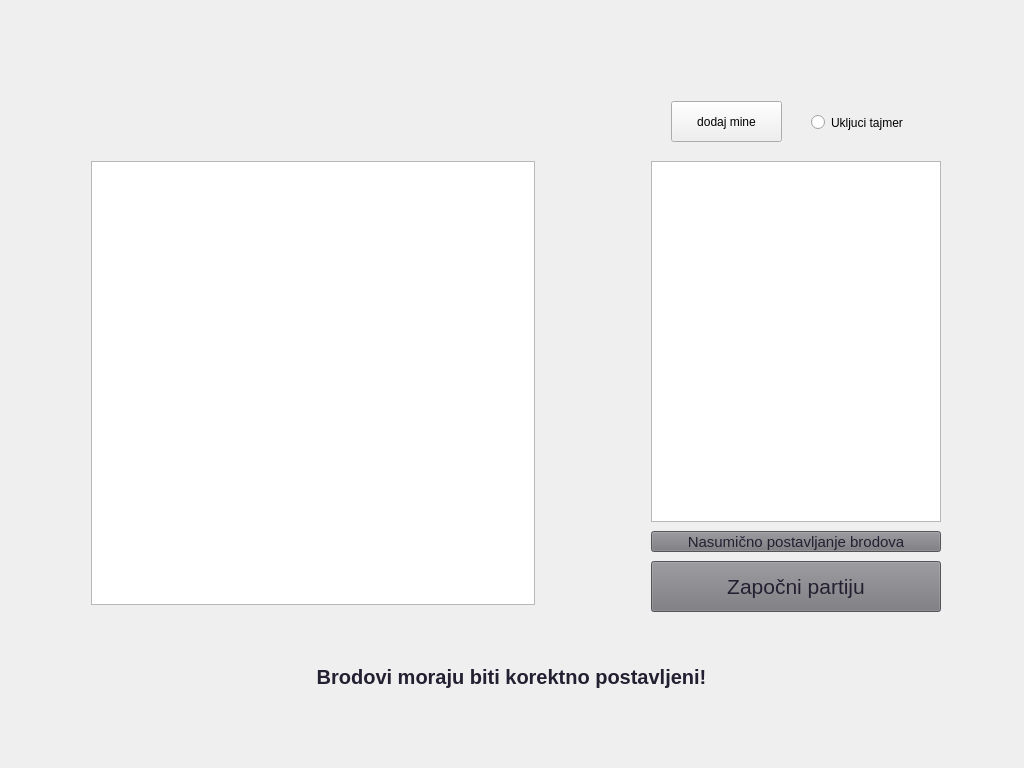
<?xml version="1.0" encoding="UTF-8"?>
<ui version="4.0">
 <class>Partija</class>
 <widget class="QWidget" name="Partija">
  <property name="geometry">
   <rect>
    <x>0</x>
    <y>0</y>
    <width>1024</width>
    <height>768</height>
   </rect>
  </property>
  <property name="minimumSize">
   <size>
    <width>1024</width>
    <height>768</height>
   </size>
  </property>
  <property name="maximumSize">
   <size>
    <width>1024</width>
    <height>768</height>
   </size>
  </property>
  <property name="windowTitle">
   <string>Form</string>
  </property>
  <property name="styleSheet">
   <string notr="true"/>
  </property>
  <layout class="QGridLayout" name="gridLayout">
   <item row="0" column="0">
    <widget class="QStackedWidget" name="stackedWidget">
     <property name="styleSheet">
      <string notr="true"/>
     </property>
     <property name="currentIndex">
      <number>0</number>
     </property>
     <widget class="QWidget" name="page">
      <property name="styleSheet">
       <string notr="true">background-image: url(:/resources/resources/img/postavljanjePozadina.png);
QPushButton
{
	background:transparent;
	font: 16pt &quot;Ubuntu&quot;;
	background-color: rgb(119, 118, 123);
	color: rgb(36, 31, 49);
}</string>
      </property>
      <widget class="QPushButton" name="pushButtonZapocni">
       <property name="geometry">
        <rect>
         <x>640</x>
         <y>550</y>
         <width>290</width>
         <height>51</height>
        </rect>
       </property>
       <property name="font">
        <font>
         <family>Ubuntu</family>
         <pointsize>16</pointsize>
         <italic>false</italic>
         <bold>false</bold>
         <underline>false</underline>
         <strikeout>false</strikeout>
         <stylestrategy>PreferDefault</stylestrategy>
         <kerning>false</kerning>
        </font>
       </property>
       <property name="cursor">
        <cursorShape>PointingHandCursor</cursorShape>
       </property>
       <property name="autoFillBackground">
        <bool>false</bool>
       </property>
       <property name="styleSheet">
        <string notr="true">background:transparent;
font: 16pt &quot;Ubuntu&quot;;
background-color: rgb(119, 118, 123);
color: rgb(36, 31, 49);</string>
       </property>
       <property name="text">
        <string>Započni partiju</string>
       </property>
      </widget>
      <widget class="QGraphicsView" name="graphicsViewFabrika">
       <property name="geometry">
        <rect>
         <x>640</x>
         <y>150</y>
         <width>290</width>
         <height>361</height>
        </rect>
       </property>
       <property name="styleSheet">
        <string notr="true">background-image: url(:/resources/resources/img/postavljanjeTabla.png);</string>
       </property>
      </widget>
      <widget class="QGraphicsView" name="graphicsViewPostavka">
       <property name="geometry">
        <rect>
         <x>80</x>
         <y>150</y>
         <width>444</width>
         <height>444</height>
        </rect>
       </property>
       <property name="autoFillBackground">
        <bool>false</bool>
       </property>
       <property name="styleSheet">
        <string notr="true">background-image: url(:/resources/resources/img/postavljanjeTabla.png);</string>
       </property>
      </widget>
      <widget class="QLabel" name="labelNaslov">
       <property name="geometry">
        <rect>
         <x>10</x>
         <y>-10</y>
         <width>201</width>
         <height>61</height>
        </rect>
       </property>
       <property name="font">
        <font>
         <family>Lohit Gujarati</family>
         <pointsize>23</pointsize>
        </font>
       </property>
       <property name="styleSheet">
        <string notr="true">background-color: transparent;
background-image: url(:/resources/resources/img/battleshipsNaslov.png);</string>
       </property>
       <property name="text">
        <string/>
       </property>
       <property name="pixmap">
        <pixmap>:/resources/resources/battleshipsNaslov.png</pixmap>
       </property>
       <property name="alignment">
        <set>Qt::AlignCenter</set>
       </property>
      </widget>
      <widget class="QPushButton" name="pushButtonRandom">
       <property name="geometry">
        <rect>
         <x>640</x>
         <y>520</y>
         <width>290</width>
         <height>21</height>
        </rect>
       </property>
       <property name="font">
        <font>
         <family>Ubuntu</family>
         <pointsize>11</pointsize>
         <italic>false</italic>
         <bold>false</bold>
         <underline>false</underline>
         <strikeout>false</strikeout>
         <stylestrategy>PreferDefault</stylestrategy>
         <kerning>false</kerning>
        </font>
       </property>
       <property name="cursor">
        <cursorShape>PointingHandCursor</cursorShape>
       </property>
       <property name="autoFillBackground">
        <bool>false</bool>
       </property>
       <property name="styleSheet">
        <string notr="true">background:transparent;
	font: 11pt &quot;Ubuntu&quot;;
	background-color: rgb(119, 118, 123);
	color: rgb(36, 31, 49);</string>
       </property>
       <property name="text">
        <string>Nasumično postavljanje brodova</string>
       </property>
      </widget>
      <widget class="QLabel" name="labelKorektnaPostavka">
       <property name="geometry">
        <rect>
         <x>230</x>
         <y>640</y>
         <width>541</width>
         <height>51</height>
        </rect>
       </property>
       <property name="font">
        <font>
         <pointsize>15</pointsize>
         <bold>true</bold>
        </font>
       </property>
       <property name="styleSheet">
        <string notr="true">background:none;
color : rgb(36, 31, 49);
background-color: Transparent;
</string>
       </property>
       <property name="text">
        <string>Brodovi moraju biti korektno postavljeni!</string>
       </property>
       <property name="alignment">
        <set>Qt::AlignCenter</set>
       </property>
      </widget>
      <widget class="QPushButton" name="pushButtonMine">
       <property name="geometry">
        <rect>
         <x>660</x>
         <y>90</y>
         <width>111</width>
         <height>41</height>
        </rect>
       </property>
       <property name="text">
        <string>dodaj mine</string>
       </property>
      </widget>
      <widget class="QRadioButton" name="radioButtonTajmer">
       <property name="geometry">
        <rect>
         <x>800</x>
         <y>100</y>
         <width>121</width>
         <height>23</height>
        </rect>
       </property>
       <property name="text">
        <string>Ukljuci tajmer</string>
       </property>
      </widget>
     </widget>
     <widget class="QWidget" name="page_2">
      <property name="styleSheet">
       <string notr="true">background-image: url(:/resources/resources/img/art.jpg);</string>
      </property>
      <widget class="QTableWidget" name="tableWidget">
       <property name="geometry">
        <rect>
         <x>20</x>
         <y>70</y>
         <width>401</width>
         <height>401</height>
        </rect>
       </property>
       <property name="sizePolicy">
        <sizepolicy hsizetype="Fixed" vsizetype="Fixed">
         <horstretch>0</horstretch>
         <verstretch>0</verstretch>
        </sizepolicy>
       </property>
       <property name="minimumSize">
        <size>
         <width>401</width>
         <height>401</height>
        </size>
       </property>
       <property name="maximumSize">
        <size>
         <width>404</width>
         <height>404</height>
        </size>
       </property>
       <property name="styleSheet">
        <string notr="true">background:none;
background-image: url(:/resources/resources/img/doodle.png);</string>
       </property>
       <property name="verticalScrollBarPolicy">
        <enum>Qt::ScrollBarAlwaysOff</enum>
       </property>
       <property name="horizontalScrollBarPolicy">
        <enum>Qt::ScrollBarAlwaysOff</enum>
       </property>
       <attribute name="horizontalHeaderVisible">
        <bool>false</bool>
       </attribute>
       <attribute name="horizontalHeaderMinimumSectionSize">
        <number>40</number>
       </attribute>
       <attribute name="horizontalHeaderHighlightSections">
        <bool>true</bool>
       </attribute>
       <attribute name="verticalHeaderVisible">
        <bool>false</bool>
       </attribute>
       <attribute name="verticalHeaderHighlightSections">
        <bool>false</bool>
       </attribute>
       <row>
        <property name="text">
         <string>New Row</string>
        </property>
       </row>
       <row>
        <property name="text">
         <string>New Row</string>
        </property>
       </row>
       <row>
        <property name="text">
         <string>New Row</string>
        </property>
       </row>
       <row>
        <property name="text">
         <string>New Row</string>
        </property>
       </row>
       <row>
        <property name="text">
         <string>New Row</string>
        </property>
       </row>
       <row>
        <property name="text">
         <string>New Row</string>
        </property>
       </row>
       <row>
        <property name="text">
         <string>New Row</string>
        </property>
       </row>
       <row>
        <property name="text">
         <string>New Row</string>
        </property>
       </row>
       <row>
        <property name="text">
         <string>New Row</string>
        </property>
       </row>
       <row>
        <property name="text">
         <string>New Row</string>
        </property>
       </row>
       <column>
        <property name="text">
         <string>New Column</string>
        </property>
       </column>
       <column>
        <property name="text">
         <string>New Column</string>
        </property>
       </column>
       <column>
        <property name="text">
         <string>New Column</string>
        </property>
       </column>
       <column>
        <property name="text">
         <string>New Column</string>
        </property>
       </column>
       <column>
        <property name="text">
         <string>New Column</string>
        </property>
       </column>
       <column>
        <property name="text">
         <string>New Column</string>
        </property>
       </column>
       <column>
        <property name="text">
         <string>New Column</string>
        </property>
       </column>
       <column>
        <property name="text">
         <string>New Column</string>
        </property>
       </column>
       <column>
        <property name="text">
         <string>New Column</string>
        </property>
       </column>
       <column>
        <property name="text">
         <string>New Column</string>
        </property>
       </column>
       <item row="0" column="0">
        <property name="text">
         <string/>
        </property>
        <property name="flags">
         <set>ItemIsSelectable|ItemIsDragEnabled|ItemIsDropEnabled|ItemIsUserCheckable|ItemIsEnabled</set>
        </property>
       </item>
       <item row="0" column="1">
        <property name="flags">
         <set>ItemIsSelectable|ItemIsDragEnabled|ItemIsDropEnabled|ItemIsUserCheckable|ItemIsEnabled</set>
        </property>
       </item>
      </widget>
      <widget class="QTableWidget" name="tableWidget_2">
       <property name="geometry">
        <rect>
         <x>580</x>
         <y>70</y>
         <width>401</width>
         <height>401</height>
        </rect>
       </property>
       <property name="sizePolicy">
        <sizepolicy hsizetype="Fixed" vsizetype="Fixed">
         <horstretch>0</horstretch>
         <verstretch>0</verstretch>
        </sizepolicy>
       </property>
       <property name="minimumSize">
        <size>
         <width>400</width>
         <height>400</height>
        </size>
       </property>
       <property name="maximumSize">
        <size>
         <width>402</width>
         <height>402</height>
        </size>
       </property>
       <property name="styleSheet">
        <string notr="true">background:none;
background-image: url(:/resources/resources/img/doodle.png);</string>
       </property>
       <property name="verticalScrollBarPolicy">
        <enum>Qt::ScrollBarAlwaysOff</enum>
       </property>
       <property name="horizontalScrollBarPolicy">
        <enum>Qt::ScrollBarAlwaysOff</enum>
       </property>
       <property name="autoScroll">
        <bool>false</bool>
       </property>
       <property name="showGrid">
        <bool>true</bool>
       </property>
       <attribute name="horizontalHeaderVisible">
        <bool>false</bool>
       </attribute>
       <attribute name="horizontalHeaderMinimumSectionSize">
        <number>40</number>
       </attribute>
       <attribute name="horizontalHeaderHighlightSections">
        <bool>false</bool>
       </attribute>
       <attribute name="verticalHeaderVisible">
        <bool>false</bool>
       </attribute>
       <attribute name="verticalHeaderHighlightSections">
        <bool>false</bool>
       </attribute>
       <row>
        <property name="text">
         <string>New Row</string>
        </property>
       </row>
       <row>
        <property name="text">
         <string>New Row</string>
        </property>
       </row>
       <row>
        <property name="text">
         <string>New Row</string>
        </property>
       </row>
       <row>
        <property name="text">
         <string>New Row</string>
        </property>
       </row>
       <row>
        <property name="text">
         <string>New Row</string>
        </property>
       </row>
       <row>
        <property name="text">
         <string>New Row</string>
        </property>
       </row>
       <row>
        <property name="text">
         <string>New Row</string>
        </property>
       </row>
       <row>
        <property name="text">
         <string>New Row</string>
        </property>
       </row>
       <row>
        <property name="text">
         <string>New Row</string>
        </property>
       </row>
       <row>
        <property name="text">
         <string>New Row</string>
        </property>
       </row>
       <column>
        <property name="text">
         <string>New Column</string>
        </property>
       </column>
       <column>
        <property name="text">
         <string>New Column</string>
        </property>
       </column>
       <column>
        <property name="text">
         <string>New Column</string>
        </property>
       </column>
       <column>
        <property name="text">
         <string>New Column</string>
        </property>
       </column>
       <column>
        <property name="text">
         <string>New Column</string>
        </property>
       </column>
       <column>
        <property name="text">
         <string>New Column</string>
        </property>
       </column>
       <column>
        <property name="text">
         <string>New Column</string>
        </property>
       </column>
       <column>
        <property name="text">
         <string>New Column</string>
        </property>
       </column>
       <column>
        <property name="text">
         <string>New Column</string>
        </property>
       </column>
       <column>
        <property name="text">
         <string>New Column</string>
        </property>
       </column>
      </widget>
      <widget class="QLabel" name="label">
       <property name="geometry">
        <rect>
         <x>220</x>
         <y>630</y>
         <width>551</width>
         <height>61</height>
        </rect>
       </property>
       <property name="styleSheet">
        <string notr="true">font: 300 italic 21pt &quot;Ubuntu&quot;;
background-color: transparent;
border: 1px solid #000000;
border-radius: 5px;
</string>
       </property>
       <property name="text">
        <string>&lt;html&gt;&lt;head/&gt;&lt;body&gt;&lt;p&gt;&lt;span style=&quot; font-size:18pt; color:#ffffff;&quot;&gt;Tvoj potez&lt;/span&gt;&lt;/p&gt;&lt;/body&gt;&lt;/html&gt;</string>
       </property>
       <property name="textFormat">
        <enum>Qt::RichText</enum>
       </property>
       <property name="alignment">
        <set>Qt::AlignCenter</set>
       </property>
       <property name="margin">
        <number>1</number>
       </property>
      </widget>
      <widget class="QPushButton" name="pushButtonOdustani">
       <property name="geometry">
        <rect>
         <x>40</x>
         <y>660</y>
         <width>176</width>
         <height>61</height>
        </rect>
       </property>
       <property name="styleSheet">
        <string notr="true">background:transparent;
font: 16pt &quot;Ubuntu&quot;;
background-color: rgb(26, 95, 180);
color: rgb(255, 255, 255);
</string>
       </property>
       <property name="text">
        <string>Odustani</string>
       </property>
      </widget>
      <widget class="QLabel" name="labelPobednik">
       <property name="geometry">
        <rect>
         <x>240</x>
         <y>600</y>
         <width>611</width>
         <height>121</height>
        </rect>
       </property>
       <property name="styleSheet">
        <string notr="true">background:transparent;
font: 700 33pt &quot;Ubuntu&quot;;

</string>
       </property>
       <property name="text">
        <string/>
       </property>
      </widget>
      <widget class="QLabel" name="label_2">
       <property name="geometry">
        <rect>
         <x>230</x>
         <y>206</y>
         <width>71</width>
         <height>61</height>
        </rect>
       </property>
       <property name="styleSheet">
        <string notr="true">background:transparent;</string>
       </property>
       <property name="text">
        <string/>
       </property>
      </widget>
      <widget class="QLabel" name="brod0">
       <property name="geometry">
        <rect>
         <x>260</x>
         <y>420</y>
         <width>80</width>
         <height>40</height>
        </rect>
       </property>
       <property name="styleSheet">
        <string notr="true">background:transparent;</string>
       </property>
       <property name="text">
        <string/>
       </property>
      </widget>
      <widget class="QLabel" name="brod2">
       <property name="geometry">
        <rect>
         <x>90</x>
         <y>230</y>
         <width>120</width>
         <height>40</height>
        </rect>
       </property>
       <property name="styleSheet">
        <string notr="true">background:transparent;</string>
       </property>
       <property name="text">
        <string/>
       </property>
      </widget>
      <widget class="QLabel" name="brod4">
       <property name="geometry">
        <rect>
         <x>180</x>
         <y>340</y>
         <width>200</width>
         <height>40</height>
        </rect>
       </property>
       <property name="styleSheet">
        <string notr="true">background:transparent;</string>
       </property>
       <property name="text">
        <string/>
       </property>
      </widget>
      <widget class="QLabel" name="brod1">
       <property name="geometry">
        <rect>
         <x>280</x>
         <y>230</y>
         <width>80</width>
         <height>40</height>
        </rect>
       </property>
       <property name="styleSheet">
        <string notr="true">background:transparent;</string>
       </property>
       <property name="text">
        <string/>
       </property>
      </widget>
      <widget class="QLabel" name="brod3">
       <property name="geometry">
        <rect>
         <x>240</x>
         <y>290</y>
         <width>160</width>
         <height>40</height>
        </rect>
       </property>
       <property name="styleSheet">
        <string notr="true">background:transparent;</string>
       </property>
       <property name="text">
        <string/>
       </property>
      </widget>
      <widget class="QLabel" name="brod0_2">
       <property name="geometry">
        <rect>
         <x>0</x>
         <y>0</y>
         <width>40</width>
         <height>80</height>
        </rect>
       </property>
       <property name="styleSheet">
        <string notr="true">background:transparent;</string>
       </property>
       <property name="text">
        <string/>
       </property>
      </widget>
      <widget class="QLabel" name="brod1_2">
       <property name="geometry">
        <rect>
         <x>10</x>
         <y>10</y>
         <width>40</width>
         <height>80</height>
        </rect>
       </property>
       <property name="styleSheet">
        <string notr="true">background:transparent;</string>
       </property>
       <property name="text">
        <string/>
       </property>
      </widget>
      <widget class="QLabel" name="brod2_2">
       <property name="geometry">
        <rect>
         <x>0</x>
         <y>0</y>
         <width>40</width>
         <height>120</height>
        </rect>
       </property>
       <property name="styleSheet">
        <string notr="true">background:transparent;</string>
       </property>
       <property name="text">
        <string/>
       </property>
      </widget>
      <widget class="QLabel" name="brod3_2">
       <property name="geometry">
        <rect>
         <x>0</x>
         <y>0</y>
         <width>40</width>
         <height>160</height>
        </rect>
       </property>
       <property name="styleSheet">
        <string notr="true">background:transparent;</string>
       </property>
       <property name="text">
        <string/>
       </property>
      </widget>
      <widget class="QLabel" name="brod4_2">
       <property name="geometry">
        <rect>
         <x>0</x>
         <y>0</y>
         <width>40</width>
         <height>200</height>
        </rect>
       </property>
       <property name="styleSheet">
        <string notr="true">background:transparent;</string>
       </property>
       <property name="text">
        <string/>
       </property>
      </widget>
      <widget class="QPushButton" name="pushButton">
       <property name="geometry">
        <rect>
         <x>900</x>
         <y>670</y>
         <width>61</width>
         <height>51</height>
        </rect>
       </property>
       <property name="styleSheet">
        <string notr="true">background:transparent;
background-color: rgb(26, 95, 180);
font: 17pt &quot;Ubuntu&quot;;
color:rgb(255, 255, 255);
</string>
       </property>
       <property name="text">
        <string>🎵</string>
       </property>
      </widget>
      <widget class="QLabel" name="labelNaslov_2">
       <property name="geometry">
        <rect>
         <x>0</x>
         <y>0</y>
         <width>231</width>
         <height>61</height>
        </rect>
       </property>
       <property name="font">
        <font>
         <family>Lohit Gujarati</family>
         <pointsize>23</pointsize>
        </font>
       </property>
       <property name="styleSheet">
        <string notr="true">background: transparent;</string>
       </property>
       <property name="text">
        <string/>
       </property>
       <property name="pixmap">
        <pixmap>:/resources/resources/battleshipsNaslov.png</pixmap>
       </property>
       <property name="alignment">
        <set>Qt::AlignCenter</set>
       </property>
      </widget>
      <widget class="QLabel" name="labelTajmer">
       <property name="geometry">
        <rect>
         <x>450</x>
         <y>10</y>
         <width>101</width>
         <height>51</height>
        </rect>
       </property>
       <property name="font">
        <font>
         <family>Waree</family>
         <pointsize>15</pointsize>
         <bold>true</bold>
        </font>
       </property>
       <property name="text">
        <string>TextLabel</string>
       </property>
       <property name="alignment">
        <set>Qt::AlignCenter</set>
       </property>
       <property name="wordWrap">
        <bool>false</bool>
       </property>
      </widget>
      <zorder>labelPobednik</zorder>
      <zorder>tableWidget</zorder>
      <zorder>tableWidget_2</zorder>
      <zorder>label</zorder>
      <zorder>pushButtonOdustani</zorder>
      <zorder>brod0</zorder>
      <zorder>brod2</zorder>
      <zorder>brod4</zorder>
      <zorder>brod1</zorder>
      <zorder>brod3</zorder>
      <zorder>brod0_2</zorder>
      <zorder>brod1_2</zorder>
      <zorder>brod2_2</zorder>
      <zorder>brod3_2</zorder>
      <zorder>brod4_2</zorder>
      <zorder>pushButton</zorder>
      <zorder>labelNaslov_2</zorder>
      <zorder>label_2</zorder>
      <zorder>labelTajmer</zorder>
     </widget>
    </widget>
   </item>
  </layout>
 </widget>
 <resources/>
 <connections/>
</ui>
